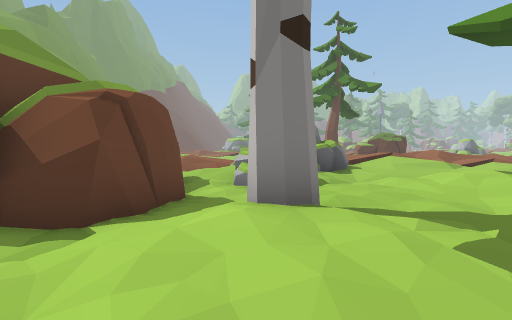
View 1 (above)

24 first-person views from a walk through a scene from a Unity 3-D project. The camera is 1.4 m above the floor, tilts 2° down and sees 80° across. The floor is counted in squares, 2 m on a side. Each view is taken from the middle of a square. On the plan, view 1 faces up. The plan holds only what a view shows up to about 10 squares ahead; the rest is blank. The place goes on beyond the plan. Some animated figures are left out. Some surface patterns are stand-ins.

View 2
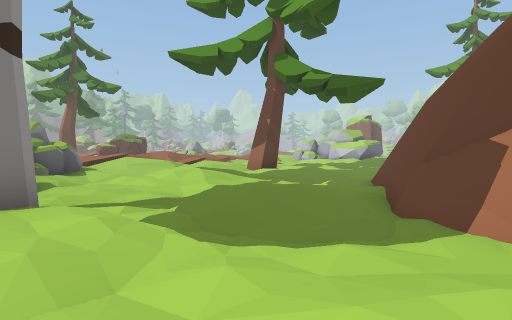

View 3
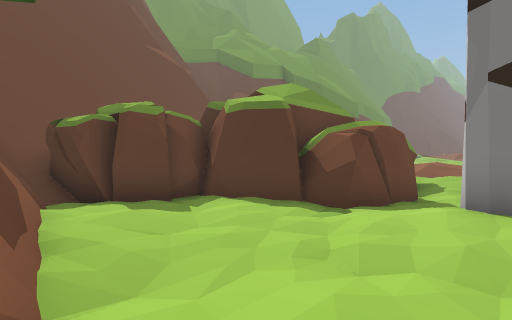

View 4
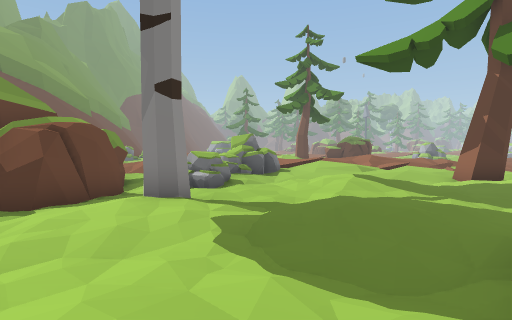

View 5
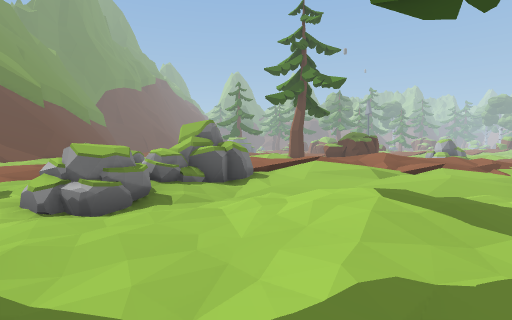

View 6
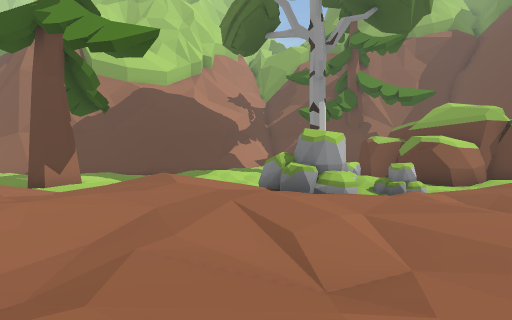

View 7
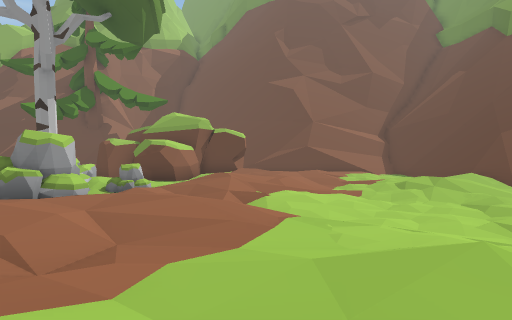

View 8
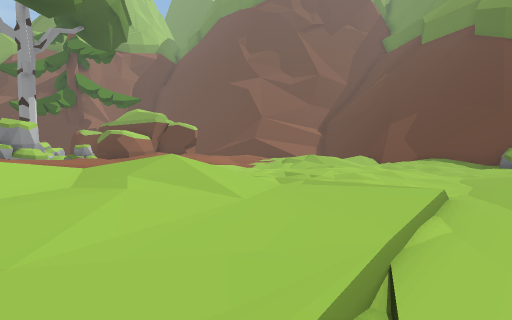

View 9
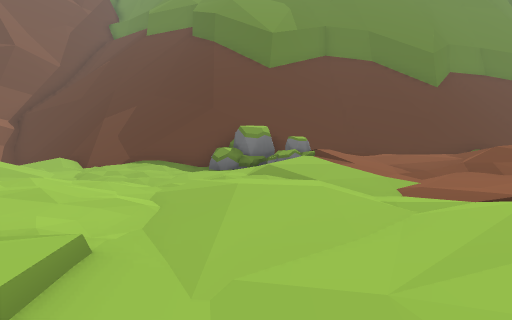

View 10
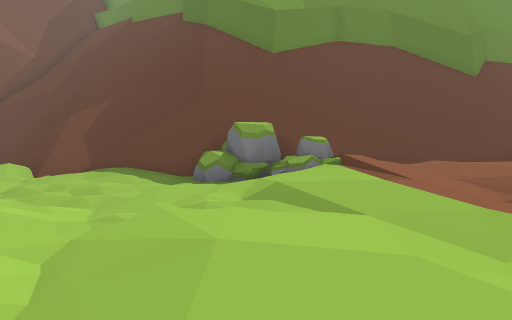

View 11
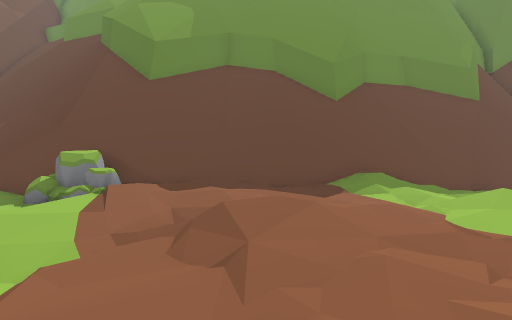

View 12
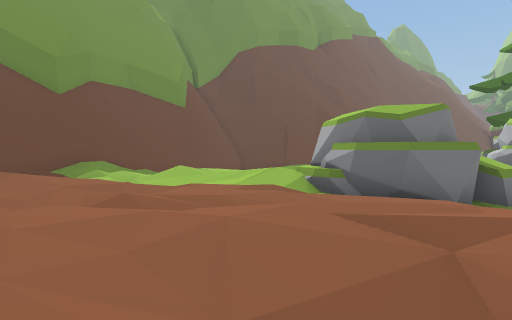

View 13
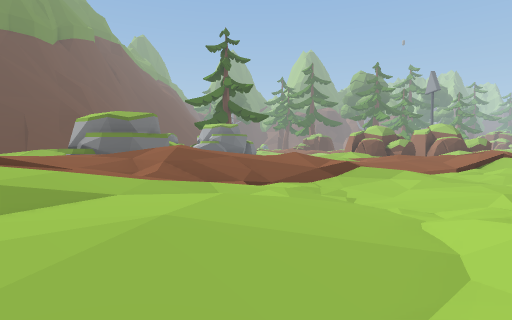

View 14
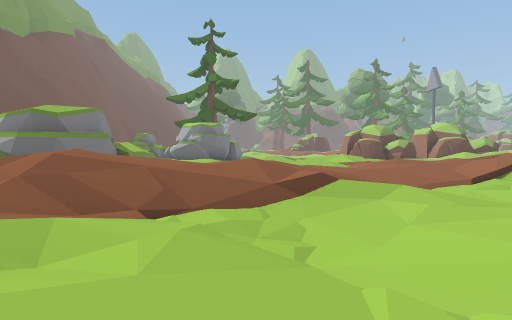

View 15
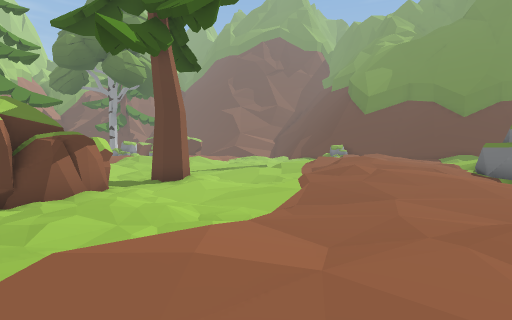

View 16
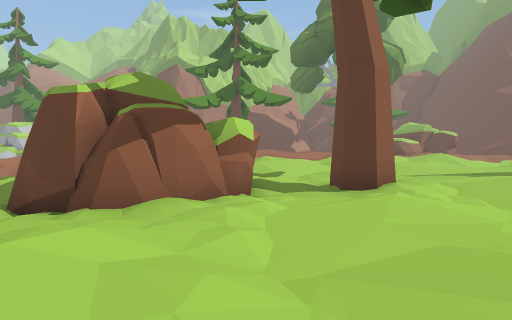

View 17
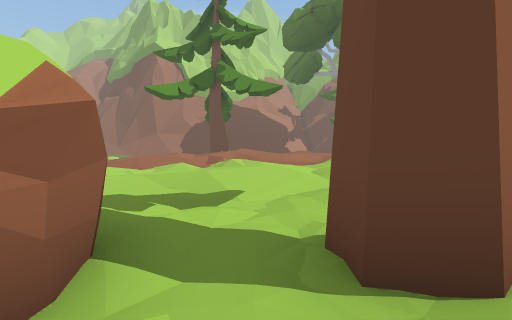

View 18
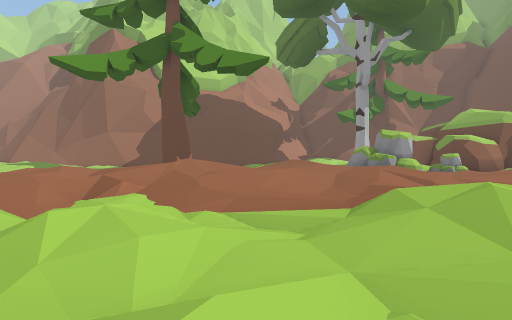

View 19
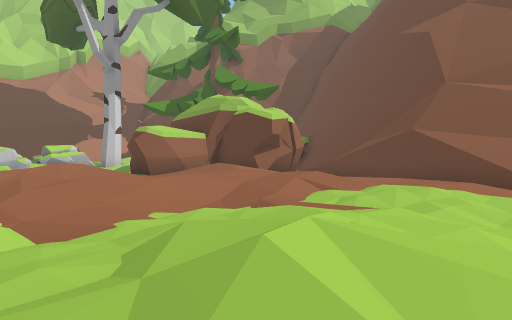

View 20
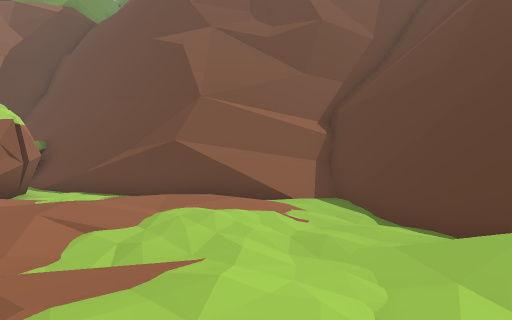

View 21
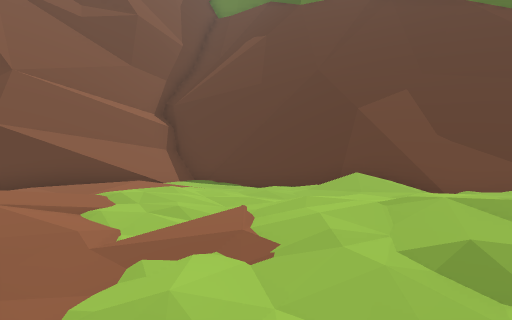

View 22
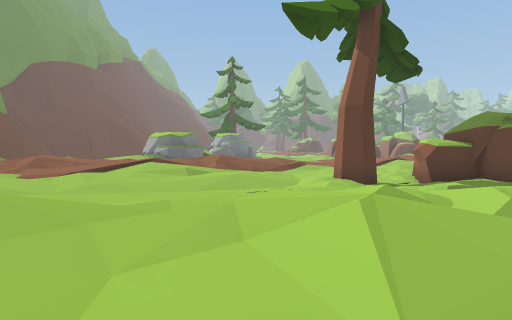

View 23
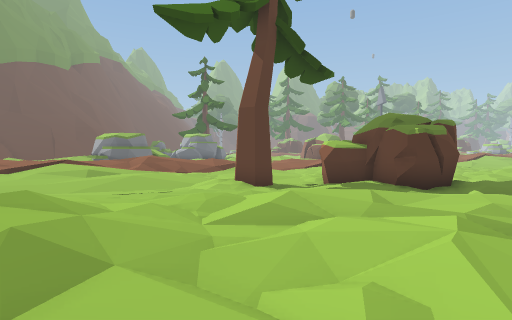

View 24
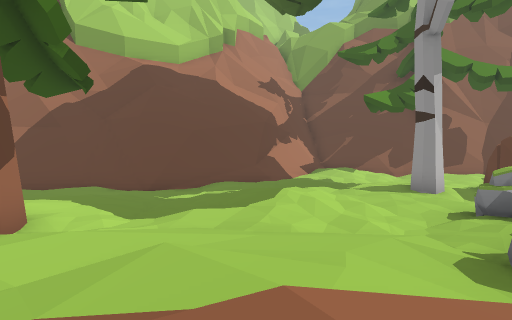

### Floor plan
Key: @ floor where view 1 was taken; # wall or solid block; . main floor; : floor 0.25 m higher than the main floor; - floor 0.25 m lower than the main floor; + floor 0.5 m higher than the main floor; _ floor 0.5 m lower than the main floor; * floor 0.75 m higher than the main floor; % floor 1 m higher than the main floor; & floor 1.25 m higher than the main floor; / step, stairs or slope; = window, fence, low wall or low ledge; ^ raised ledge; v drop or lower ground; R rock.
Columns run from 16 left of view 1 to 11 right of it. Each row starts with its distance up from view 1.
 33      #.         #     +/*+*+
 32      #/      ####. +++++++*+
 31      ##///**//##+/ **++::+/+
 30     ###/+//+++++++*+*+:.....
 29     ###%+:++/**+%%&%*+:..+:.
 28     #/#/++*+/****////...-::-
 27     ///#+ %%&%**+///.-..-../
 26     #///+*%/&*/&*+:.--...###
 25     ##//***/+++/*++:.--_-#
 24      ##/*%*+::+++/+:.:#_###
 23      ##/+R/+::.:...--.--.:##
 22       #/R///+:.-----...-....
 21       ##R:...---.....:.:/...
 20   ##^^=#+.-...-...::.+++++:
 19   ###=//+.-.::../++++++/++:
 18   //////:...::../*+//+++/../
 17   /////=.:....../*+/&/:/+:::
 16   //v#=+:+/:.....+++++/+++++
 15 vvvv##.::++:-.../::/+:+*//*
 14 vvv #/.::::..:+//+/++/**/***
 13    ##-.:+:..:+:/+++%***/&%**
 12   ##/-/::++/++*++++*%*+// //
 11    #/#:::++++/*++/++%/*++
 10    ###.:::++:/./RRR++*+::+
  9     ###-..//+..++RR::::+:.
  8      ##_-.  :..:RR.......#-.
  7       ##_######.RR-....-...:
  6       #=_#    #-R-.:++.-.::
  5       ##/     #-_...++.-...-
  4               #-#......_--..
  3            ####.::..:.-__-.#
  2            #..-....:+..#####
  1           ##..-----../##
  0          ##....-@..-/##
 -1           ##/:.-.+//##
 -2            ##### +/

Where each view was taken, in squares from view 1:
view 1: 0 up, 0 right, facing up
view 2: 1 down, 0 right, facing up-right
view 3: 2 down, 1 right, facing up-left
view 4: 2 down, 2 right, facing up
view 5: 2 up, 3 right, facing up
view 6: 17 up, 3 right, facing down
view 7: 18 up, 3 right, facing down-left
view 8: 22 up, 3 right, facing down-left
view 9: 22 up, 0 right, facing left
view 10: 22 up, 2 left, facing left
view 11: 26 up, 1 left, facing left
view 12: 26 up, 1 right, facing up-left
view 13: 22 up, 3 right, facing up
view 14: 24 up, 4 right, facing up
view 15: 33 up, 11 right, facing down-left
view 16: 30 up, 8 right, facing down
view 17: 26 up, 7 right, facing down
view 18: 20 up, 6 right, facing down
view 19: 17 up, 6 left, facing down
view 20: 16 up, 6 left, facing down-left
view 21: 14 up, 4 left, facing left
view 22: 15 up, 3 right, facing up
view 23: 15 up, 6 right, facing up
view 24: 12 up, 5 right, facing down
